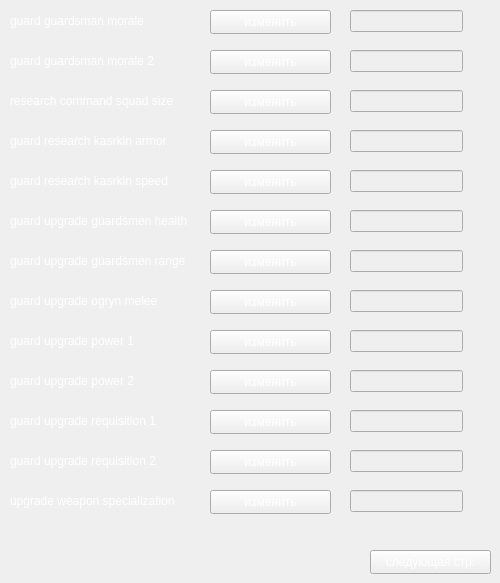
      <widget class="QWidget" name="IG_page_research">
       <widget class="QLineEdit" name="line_guard_upgrade_guardsmen_health">
        <property name="enabled">
         <bool>false</bool>
        </property>
        <property name="geometry">
         <rect>
          <x>350</x>
          <y>210</y>
          <width>113</width>
          <height>22</height>
         </rect>
        </property>
        <property name="font">
         <font>
          <pointsize>12</pointsize>
         </font>
        </property>
        <property name="styleSheet">
         <string notr="true">color:#fff</string>
        </property>
        <property name="alignment">
         <set>Qt::AlignCenter</set>
        </property>
       </widget>
       <widget class="QPushButton" name="pushChange_44">
        <property name="geometry">
         <rect>
          <x>210</x>
          <y>10</y>
          <width>121</width>
          <height>24</height>
         </rect>
        </property>
        <property name="styleSheet">
         <string notr="true">color:#fff</string>
        </property>
        <property name="text">
         <string>изменить</string>
        </property>
       </widget>
       <widget class="QLineEdit" name="line_guard_guardsman_morale_2">
        <property name="enabled">
         <bool>false</bool>
        </property>
        <property name="geometry">
         <rect>
          <x>350</x>
          <y>50</y>
          <width>113</width>
          <height>22</height>
         </rect>
        </property>
        <property name="font">
         <font>
          <pointsize>12</pointsize>
         </font>
        </property>
        <property name="styleSheet">
         <string notr="true">color:#fff</string>
        </property>
        <property name="alignment">
         <set>Qt::AlignCenter</set>
        </property>
       </widget>
       <widget class="QLabel" name="guard_generator_6">
        <property name="geometry">
         <rect>
          <x>10</x>
          <y>130</y>
          <width>181</width>
          <height>21</height>
         </rect>
        </property>
        <property name="styleSheet">
         <string notr="true">color:#fff</string>
        </property>
        <property name="text">
         <string>guard research kasrkin armor</string>
        </property>
       </widget>
       <widget class="QLabel" name="guard_mars_command_6">
        <property name="geometry">
         <rect>
          <x>10</x>
          <y>210</y>
          <width>181</width>
          <height>21</height>
         </rect>
        </property>
        <property name="styleSheet">
         <string notr="true">color:#fff</string>
        </property>
        <property name="text">
         <string>guard upgrade guardsmen health</string>
        </property>
       </widget>
       <widget class="QLineEdit" name="line_guard_research_kasrkin_armor">
        <property name="enabled">
         <bool>false</bool>
        </property>
        <property name="geometry">
         <rect>
          <x>350</x>
          <y>130</y>
          <width>113</width>
          <height>22</height>
         </rect>
        </property>
        <property name="font">
         <font>
          <pointsize>12</pointsize>
         </font>
        </property>
        <property name="styleSheet">
         <string notr="true">color:#fff</string>
        </property>
        <property name="alignment">
         <set>Qt::AlignCenter</set>
        </property>
       </widget>
       <widget class="QLabel" name="guard_thermo_generator_14">
        <property name="geometry">
         <rect>
          <x>10</x>
          <y>250</y>
          <width>181</width>
          <height>21</height>
         </rect>
        </property>
        <property name="styleSheet">
         <string notr="true">color:#fff</string>
        </property>
        <property name="text">
         <string>guard upgrade guardsmen range</string>
        </property>
       </widget>
       <widget class="QLabel" name="guard_listening_post_6">
        <property name="geometry">
         <rect>
          <x>10</x>
          <y>170</y>
          <width>181</width>
          <height>21</height>
         </rect>
        </property>
        <property name="styleSheet">
         <string notr="true">color:#fff</string>
        </property>
        <property name="text">
         <string>guard research kasrkin speed</string>
        </property>
       </widget>
       <widget class="QLineEdit" name="line_guard_research_command_squad_size">
        <property name="enabled">
         <bool>false</bool>
        </property>
        <property name="geometry">
         <rect>
          <x>350</x>
          <y>90</y>
          <width>113</width>
          <height>22</height>
         </rect>
        </property>
        <property name="font">
         <font>
          <pointsize>12</pointsize>
         </font>
        </property>
        <property name="styleSheet">
         <string notr="true">color:#fff</string>
        </property>
        <property name="alignment">
         <set>Qt::AlignCenter</set>
        </property>
       </widget>
       <widget class="QLabel" name="guard_tactica_6">
        <property name="geometry">
         <rect>
          <x>10</x>
          <y>50</y>
          <width>181</width>
          <height>21</height>
         </rect>
        </property>
        <property name="styleSheet">
         <string notr="true">color:#fff</string>
        </property>
        <property name="text">
         <string>guard guardsman morale 2</string>
        </property>
       </widget>
       <widget class="QPushButton" name="pushChange_46">
        <property name="geometry">
         <rect>
          <x>210</x>
          <y>90</y>
          <width>121</width>
          <height>24</height>
         </rect>
        </property>
        <property name="styleSheet">
         <string notr="true">color:#fff</string>
        </property>
        <property name="text">
         <string>изменить</string>
        </property>
       </widget>
       <widget class="QPushButton" name="pushChange_45">
        <property name="geometry">
         <rect>
          <x>210</x>
          <y>50</y>
          <width>121</width>
          <height>24</height>
         </rect>
        </property>
        <property name="styleSheet">
         <string notr="true">color:#fff</string>
        </property>
        <property name="text">
         <string>изменить</string>
        </property>
       </widget>
       <widget class="QLineEdit" name="line_guard_guardsman_morale">
        <property name="enabled">
         <bool>false</bool>
        </property>
        <property name="geometry">
         <rect>
          <x>350</x>
          <y>10</y>
          <width>113</width>
          <height>22</height>
         </rect>
        </property>
        <property name="font">
         <font>
          <pointsize>12</pointsize>
         </font>
        </property>
        <property name="styleSheet">
         <string notr="true">color:#fff</string>
        </property>
        <property name="alignment">
         <set>Qt::AlignCenter</set>
        </property>
       </widget>
       <widget class="QPushButton" name="pushChange_50">
        <property name="geometry">
         <rect>
          <x>210</x>
          <y>250</y>
          <width>121</width>
          <height>24</height>
         </rect>
        </property>
        <property name="styleSheet">
         <string notr="true">color:#fff</string>
        </property>
        <property name="text">
         <string>изменить</string>
        </property>
       </widget>
       <widget class="QPushButton" name="pushChange_47">
        <property name="geometry">
         <rect>
          <x>210</x>
          <y>130</y>
          <width>121</width>
          <height>24</height>
         </rect>
        </property>
        <property name="styleSheet">
         <string notr="true">color:#fff</string>
        </property>
        <property name="text">
         <string>изменить</string>
        </property>
       </widget>
       <widget class="QLabel" name="guard_infantry_6">
        <property name="geometry">
         <rect>
          <x>10</x>
          <y>90</y>
          <width>181</width>
          <height>21</height>
         </rect>
        </property>
        <property name="styleSheet">
         <string notr="true">color:#fff</string>
        </property>
        <property name="text">
         <string>research command squad size</string>
        </property>
       </widget>
       <widget class="QLineEdit" name="line_guard_upgrade_guardsmen_range">
        <property name="enabled">
         <bool>false</bool>
        </property>
        <property name="geometry">
         <rect>
          <x>350</x>
          <y>250</y>
          <width>113</width>
          <height>22</height>
         </rect>
        </property>
        <property name="font">
         <font>
          <pointsize>12</pointsize>
         </font>
        </property>
        <property name="styleSheet">
         <string notr="true">color:#fff</string>
        </property>
        <property name="alignment">
         <set>Qt::AlignCenter</set>
        </property>
       </widget>
       <widget class="QPushButton" name="pushChange_48">
        <property name="geometry">
         <rect>
          <x>210</x>
          <y>170</y>
          <width>121</width>
          <height>24</height>
         </rect>
        </property>
        <property name="styleSheet">
         <string notr="true">color:#fff</string>
        </property>
        <property name="text">
         <string>изменить</string>
        </property>
       </widget>
       <widget class="QLabel" name="guard_hq_6">
        <property name="geometry">
         <rect>
          <x>10</x>
          <y>10</y>
          <width>181</width>
          <height>21</height>
         </rect>
        </property>
        <property name="styleSheet">
         <string notr="true">color:#fff</string>
        </property>
        <property name="text">
         <string>guard guardsman morale</string>
        </property>
       </widget>
       <widget class="QPushButton" name="pushChange_49">
        <property name="geometry">
         <rect>
          <x>210</x>
          <y>210</y>
          <width>121</width>
          <height>24</height>
         </rect>
        </property>
        <property name="styleSheet">
         <string notr="true">color:#fff</string>
        </property>
        <property name="text">
         <string>изменить</string>
        </property>
       </widget>
       <widget class="QLineEdit" name="line_guard_research_kasrkin_speed">
        <property name="enabled">
         <bool>false</bool>
        </property>
        <property name="geometry">
         <rect>
          <x>350</x>
          <y>170</y>
          <width>113</width>
          <height>22</height>
         </rect>
        </property>
        <property name="font">
         <font>
          <pointsize>12</pointsize>
         </font>
        </property>
        <property name="styleSheet">
         <string notr="true">color:#fff</string>
        </property>
        <property name="alignment">
         <set>Qt::AlignCenter</set>
        </property>
       </widget>
       <widget class="QPushButton" name="next_btn_2">
        <property name="geometry">
         <rect>
          <x>370</x>
          <y>550</y>
          <width>121</width>
          <height>24</height>
         </rect>
        </property>
        <property name="styleSheet">
         <string notr="true">color:#fff</string>
        </property>
        <property name="text">
         <string>следующая стр.</string>
        </property>
       </widget>
       <widget class="QPushButton" name="pushChange_51">
        <property name="geometry">
         <rect>
          <x>210</x>
          <y>290</y>
          <width>121</width>
          <height>24</height>
         </rect>
        </property>
        <property name="styleSheet">
         <string notr="true">color:#fff</string>
        </property>
        <property name="text">
         <string>изменить</string>
        </property>
       </widget>
       <widget class="QLineEdit" name="line_guard_upgrade_ogryn_melee">
        <property name="enabled">
         <bool>false</bool>
        </property>
        <property name="geometry">
         <rect>
          <x>350</x>
          <y>290</y>
          <width>113</width>
          <height>22</height>
         </rect>
        </property>
        <property name="font">
         <font>
          <pointsize>12</pointsize>
         </font>
        </property>
        <property name="styleSheet">
         <string notr="true">color:#fff</string>
        </property>
        <property name="alignment">
         <set>Qt::AlignCenter</set>
        </property>
       </widget>
       <widget class="QLabel" name="guard_thermo_generator_15">
        <property name="geometry">
         <rect>
          <x>10</x>
          <y>290</y>
          <width>181</width>
          <height>21</height>
         </rect>
        </property>
        <property name="styleSheet">
         <string notr="true">color:#fff</string>
        </property>
        <property name="text">
         <string>guard upgrade ogryn melee</string>
        </property>
       </widget>
       <widget class="QPushButton" name="pushChange_52">
        <property name="geometry">
         <rect>
          <x>210</x>
          <y>330</y>
          <width>121</width>
          <height>24</height>
         </rect>
        </property>
        <property name="styleSheet">
         <string notr="true">color:#fff</string>
        </property>
        <property name="text">
         <string>изменить</string>
        </property>
       </widget>
       <widget class="QLineEdit" name="line_guard_upgrade_power_1">
        <property name="enabled">
         <bool>false</bool>
        </property>
        <property name="geometry">
         <rect>
          <x>350</x>
          <y>330</y>
          <width>113</width>
          <height>22</height>
         </rect>
        </property>
        <property name="font">
         <font>
          <pointsize>12</pointsize>
         </font>
        </property>
        <property name="styleSheet">
         <string notr="true">color:#fff</string>
        </property>
        <property name="alignment">
         <set>Qt::AlignCenter</set>
        </property>
       </widget>
       <widget class="QLabel" name="guard_thermo_generator_16">
        <property name="geometry">
         <rect>
          <x>10</x>
          <y>330</y>
          <width>181</width>
          <height>21</height>
         </rect>
        </property>
        <property name="styleSheet">
         <string notr="true">color:#fff</string>
        </property>
        <property name="text">
         <string>guard upgrade power 1</string>
        </property>
       </widget>
       <widget class="QPushButton" name="pushChange_53">
        <property name="geometry">
         <rect>
          <x>210</x>
          <y>370</y>
          <width>121</width>
          <height>24</height>
         </rect>
        </property>
        <property name="styleSheet">
         <string notr="true">color:#fff</string>
        </property>
        <property name="text">
         <string>изменить</string>
        </property>
       </widget>
       <widget class="QLineEdit" name="line_guard_upgrade_power_2">
        <property name="enabled">
         <bool>false</bool>
        </property>
        <property name="geometry">
         <rect>
          <x>350</x>
          <y>370</y>
          <width>113</width>
          <height>22</height>
         </rect>
        </property>
        <property name="font">
         <font>
          <pointsize>12</pointsize>
         </font>
        </property>
        <property name="styleSheet">
         <string notr="true">color:#fff</string>
        </property>
        <property name="alignment">
         <set>Qt::AlignCenter</set>
        </property>
       </widget>
       <widget class="QLabel" name="guard_thermo_generator_17">
        <property name="geometry">
         <rect>
          <x>10</x>
          <y>370</y>
          <width>181</width>
          <height>21</height>
         </rect>
        </property>
        <property name="styleSheet">
         <string notr="true">color:#fff</string>
        </property>
        <property name="text">
         <string>guard upgrade power 2</string>
        </property>
       </widget>
       <widget class="QPushButton" name="pushChange_54">
        <property name="geometry">
         <rect>
          <x>210</x>
          <y>410</y>
          <width>121</width>
          <height>24</height>
         </rect>
        </property>
        <property name="styleSheet">
         <string notr="true">color:#fff</string>
        </property>
        <property name="text">
         <string>изменить</string>
        </property>
       </widget>
       <widget class="QLineEdit" name="line_guard_upgrade_requisition_1">
        <property name="enabled">
         <bool>false</bool>
        </property>
        <property name="geometry">
         <rect>
          <x>350</x>
          <y>410</y>
          <width>113</width>
          <height>22</height>
         </rect>
        </property>
        <property name="font">
         <font>
          <pointsize>12</pointsize>
         </font>
        </property>
        <property name="styleSheet">
         <string notr="true">color:#fff</string>
        </property>
        <property name="alignment">
         <set>Qt::AlignCenter</set>
        </property>
       </widget>
       <widget class="QLabel" name="guard_thermo_generator_18">
        <property name="geometry">
         <rect>
          <x>10</x>
          <y>410</y>
          <width>181</width>
          <height>21</height>
         </rect>
        </property>
        <property name="styleSheet">
         <string notr="true">color:#fff</string>
        </property>
        <property name="text">
         <string>guard upgrade requisition 1</string>
        </property>
       </widget>
       <widget class="QPushButton" name="pushChange_55">
        <property name="geometry">
         <rect>
          <x>210</x>
          <y>450</y>
          <width>121</width>
          <height>24</height>
         </rect>
        </property>
        <property name="styleSheet">
         <string notr="true">color:#fff</string>
        </property>
        <property name="text">
         <string>изменить</string>
        </property>
       </widget>
       <widget class="QLineEdit" name="line_guard_upgrade_requisition_2">
        <property name="enabled">
         <bool>false</bool>
        </property>
        <property name="geometry">
         <rect>
          <x>350</x>
          <y>450</y>
          <width>113</width>
          <height>22</height>
         </rect>
        </property>
        <property name="font">
         <font>
          <pointsize>12</pointsize>
         </font>
        </property>
        <property name="styleSheet">
         <string notr="true">color:#fff</string>
        </property>
        <property name="alignment">
         <set>Qt::AlignCenter</set>
        </property>
       </widget>
       <widget class="QLabel" name="guard_thermo_generator_19">
        <property name="geometry">
         <rect>
          <x>10</x>
          <y>450</y>
          <width>181</width>
          <height>21</height>
         </rect>
        </property>
        <property name="styleSheet">
         <string notr="true">color:#fff</string>
        </property>
        <property name="text">
         <string>guard upgrade requisition 2</string>
        </property>
       </widget>
       <widget class="QPushButton" name="pushChange_56">
        <property name="geometry">
         <rect>
          <x>210</x>
          <y>490</y>
          <width>121</width>
          <height>24</height>
         </rect>
        </property>
        <property name="styleSheet">
         <string notr="true">color:#fff</string>
        </property>
        <property name="text">
         <string>изменить</string>
        </property>
       </widget>
       <widget class="QLineEdit" name="line_guard_upgrade_weapon_specialization">
        <property name="enabled">
         <bool>false</bool>
        </property>
        <property name="geometry">
         <rect>
          <x>350</x>
          <y>490</y>
          <width>113</width>
          <height>22</height>
         </rect>
        </property>
        <property name="font">
         <font>
          <pointsize>12</pointsize>
         </font>
        </property>
        <property name="styleSheet">
         <string notr="true">color:#fff</string>
        </property>
        <property name="alignment">
         <set>Qt::AlignCenter</set>
        </property>
       </widget>
       <widget class="QLabel" name="guard_thermo_generator_20">
        <property name="geometry">
         <rect>
          <x>10</x>
          <y>490</y>
          <width>181</width>
          <height>21</height>
         </rect>
        </property>
        <property name="styleSheet">
         <string notr="true">color:#fff</string>
        </property>
        <property name="text">
         <string>upgrade weapon specialization</string>
        </property>
       </widget>
      </widget>
